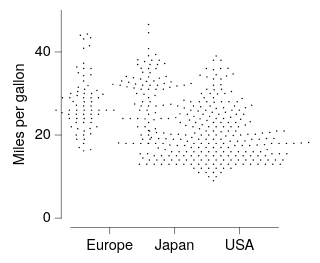

This figure's Vega-Lite source:
### Vega-Lite specification from a JSON file in a GitHub repository (floating-point values rounded to 4 significant figures; data arrays with more than 128 entries replaced by an {"elided": "..."} marker saying what was removed)
{"background": null, "config": {"arc": {"fill": "#DBDBDB", "fillOpacity": 1.0, "innerRadius": 25.0, "padAngle": 0.03, "stroke": "black", "strokeOpacity": 1, "strokeWidth": 0.25}, "area": {"fill": "#DBDBDB", "fillOpacity": 1.0, "stroke": "black", "strokeOpacity": 1, "strokeWidth": 0.25}, "axis": {"domain": true, "domainCap": "round", "domainColor": "black", "domainWidth": 0.25, "grid": false, "gridCap": "round", "gridColor": "#F1F1F1", "gridDash": [0, 0], "gridOpacity": 1.0, "gridWidth": 0.25, "labelColor": "black", "labelFont": "HelveticaNeue", "labelFontSize": 7, "labelFontStyle": "normal", "labelFontWeight": 400, "offset": 4.5, "ticks": true, "tickCap": "round", "tickColor": "black", "tickRound": false, "tickSize": 3, "tickWidth": 0.25, "titleColor": "black", "titleFont": "HelveticaNeue", "titleFontSize": 7, "titleFontStyle": "normal", "titleFontWeight": 400}, "axisX": {"domain": true, "labelAlign": "center", "labelAngle": 0, "labels": true, "ticks": true, "translate": 0}, "axisY": {"domain": true, "labelAlign": "right", "labelAngle": 0, "labels": true, "ticks": true, "translate": 0}, "axisRight": {"domain": true, "labelAlign": "left", "labelAngle": 0, "labels": true, "ticks": true, "translate": 0}, "axisTop": {"domain": true, "labelAlign": "center", "labelAngle": 0, "labels": true, "ticks": true, "translate": 0}, "axisBand": {"tickOffset": 0}, "bar": {"fill": "#DBDBDB", "fillOpacity": 1.0, "stroke": "black", "strokeOpacity": 1, "strokeWidth": 0.25}, "boxplot": {"size": 9.0, "ticks": {"cornerRadius": 0.25, "fill": "black", "size": 4.5, "thickness": 0.25}, "box": {"fillOpacity": 1.0, "stroke": "black", "strokeOpacity": 1, "strokeWidth": 0.25}, "median": {"fill": "black", "fillOpacity": 1.0, "size": 9.0, "thickness": 0.25}, "rule": {"fill": "black", "fillOpacity": 1.0, "size": 10.0, "stroke": "black", "strokeDash": [0, 0], "strokeOpacity": 1, "strokeWidth": 0.25}, "outliers": {"color": "black", "fill": "black", "fillOpacity": 1.0, "size": 0, "stroke": "black", "strokeOpacity": 1, "strokeWidth": 0.25}}, "circle": {"fill": "black", "fillOpacity": 1.0, "size": 0.5, "stroke": null, "strokeOpacity": 1, "strokeWidth": 0.25}, "errorband": {"band": {"fillOpacity": 0.6, "stroke": null, "strokeWidth": 0.25, "strokeOpacity": 1}, "borders": {"opacity": 0, "strokeOpacity": 0.25, "strokeWidth": 1}}, "errorbar": {"opacity": 1, "rule": {"strokeDash": [0, 0], "strokeWidth": 0.5}, "ticks": {"color": "black", "cornerRadius": 0.25, "opacity": 1, "size": 6.0, "thickness": 0.5}, "thickness": 0.5}, "font": "HelveticaNeue", "geoshape": {"fill": "#DBDBDB", "fillOpacity": 1.0, "stroke": "black", "strokeOpacity": 1, "strokeWidth": 0.25}, "header": {"labelColor": "black", "labelFont": "HelveticaNeue", "labelFontSize": 7, "labelFontStyle": "normal", "labelFontWeight": 400, "titleColor": "black", "titleFont": "HelveticaNeue", "titleFontSize": 7, "titleFontStyle": "normal", "titleFontWeight": 400, "titlePadding": 0}, "legend": {"disable": false, "offset": 4.5, "gradientLength": 50.0, "gradientThickness": 5.0, "gradientOpacity": 1.0, "gradientStrokeColor": "black", "gradientStrokeWidth": 0.25, "labelColor": "black", "labelFont": "HelveticaNeue", "labelFontSize": 7, "labelFontStyle": "normal", "labelFontWeight": 400, "strokeColor": "black", "strokeWidth": 0, "symbolSize": 42, "symbolStrokeColor": "black", "symbolStrokeWidth": 0.25, "titleColor": "black", "titleFont": "HelveticaNeue", "titleFontSize": 7, "titleFontStyle": "normal", "titleFontWeight": 400}, "line": {"color": "black", "stroke": "black", "strokeCap": "round", "strokeDash": [0, 0], "strokeOpacity": 1, "strokeWidth": 0.375}, "point": {"filled": true, "fill": "#DBDBDB", "fillOpacity": 1.0, "size": 5.0, "stroke": "black", "strokeOpacity": 1, "strokeWidth": 0.25}, "range": {"category": ["#C6D9F1", "#F1C9CB", "#FEF0B9", "#CEE37A", "#7AA8E0", "#E589A3", "#FDDD5D", "#68B961", "#4177B1", "#C35082", "#E5C227", "#438156"], "diverging": {"scheme": ["#C35082", "#CE6D94", "#D989A7", "#E2A4BA", "#EABFCE", "#F1DBE2", "#F6F6F6", "#D7E0EB", "#B9CBE0", "#9BB6D5", "#7DA1C9", "#5F8CBD", "#4177B1"]}, "heatmap": {"scheme": ["#DFE9F7", "#C6D9F1", "#ADC8EC", "#94B8E6", "#7AA8E0", "#6097DA", "#4D87CA", "#4177B1", "#386898", "#2F597F", "#264A69", "#1D3A58"]}, "ordinal": {"scheme": ["#F1F1F1", "#DBDBDB", "#C6C6C6", "#B2B2B2", "#9D9D9D", "#898989", "#767676", "#636363", "#515151", "#404040", "#2F2F2F", "#1F1F1F"]}, "ramp": {"scheme": ["#DFE9F7", "#C6D9F1", "#ADC8EC", "#94B8E6", "#7AA8E0", "#6097DA", "#4D87CA", "#4177B1", "#386898", "#2F597F", "#264A69", "#1D3A58"]}}, "rule": {"color": "black", "stroke": "black", "strokeCap": "round", "strokeDash": [2, 2], "strokeOpacity": 1, "strokeWidth": 0.25}, "scale": {"bandPaddingInner": 0.1, "bandPaddingOuter": 0.1, "round": false}, "rect": {"fill": "#DBDBDB", "fillOpacity": 1.0, "stroke": "black", "strokeOpacity": 1, "strokeWidth": 0.25}, "square": {"fill": "#DBDBDB", "fillOpacity": 1.0, "size": 10.0, "stroke": "black", "strokeOpacity": 1, "strokeWidth": 0.25}, "text": {"color": "black", "font": "HelveticaNeue", "fontSize": 7, "fontStyle": "normal", "fontWeight": 400}, "title": {"anchor": "middle", "frame": "group", "color": "black", "font": "HelveticaNeue", "fontSize": 7, "fontStyle": "normal", "fontWeight": 400, "subtitleColor": "black", "subtitleFont": "HelveticaNeue", "subtitleFontSize": "HelveticaNeue", "subtitleFontStyle": "normal", "subtitleFontWeight": 400}, "view": {"continuousWidth": 100, "continuousHeight": 100, "discreteWidth": 100, "discreteHeight": 100, "fill": null, "stroke": null, "strokeWidth": 0.25}}, "data": {"name": "data-e3eced9a19a526e2b46e3557233cc953"}, "mark": {"type": "circle"}, "encoding": {"x": {"field": "Origin", "title": null, "type": "nominal"}, "xOffset": {"field": "beeswarm_x", "scale": null, "type": "quantitative"}, "y": {"field": "Miles_per_Gallon", "title": "Miles per gallon", "type": "quantitative"}}, "$schema": "https://vega.github.io/schema/vega-lite/v6.4.1.json", "datasets": {"data-e3eced9a19a526e2b46e3557233cc953": {"elided": "398 records"}}}
